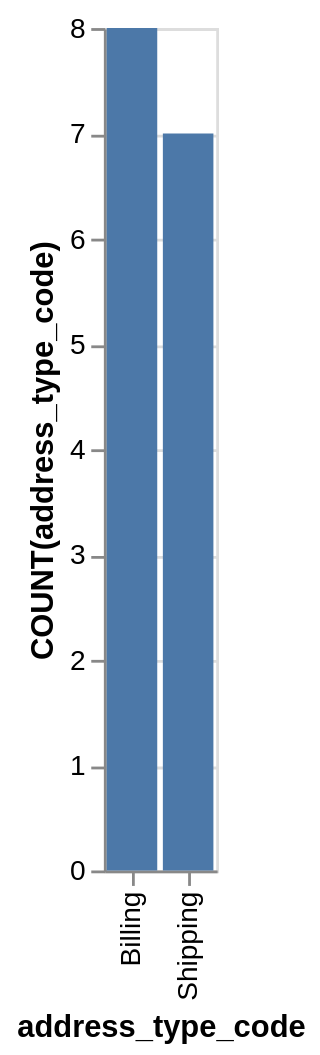

This figure's Vega-Lite source:
### Vega-Lite specification from a JSON file in a GitHub repository (floating-point values rounded to 4 significant figures)
{"data": {"values": [{"x_data": "Billing", "y_data": 8}, {"x_data": "Shipping", "y_data": 7}]}, "mark": "bar", "encoding": {"x": {"field": "x_data", "type": "nominal", "title": "address_type_code", "sort": "ascending"}, "y": {"field": "y_data", "type": "quantitative", "title": "COUNT(address_type_code)"}}}
